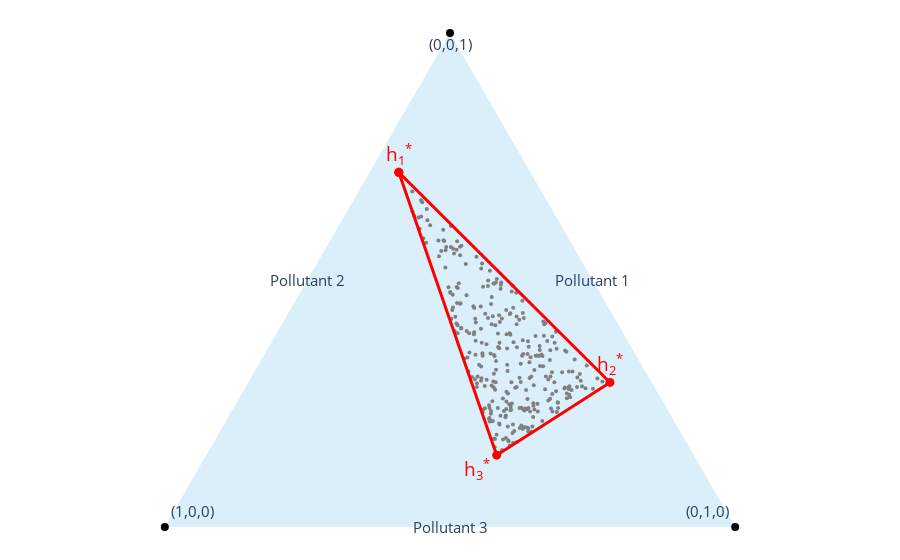

Notebook code for this chart:
### Code cell
fig2d = go.Figure()

# fill the entire canonical simplex
fig2d.add_trace(go.Scatter(
    x=[p1[0], p2[0], p3[0], p1[0]],
    y=[p1[1], p2[1], p3[1], p1[1]],
    mode="lines",
    fill="toself", fillcolor=plane_color,
    opacity=0.22,
    line=dict(width=0, color=plane_color),
    hoverinfo="skip", showlegend=False,
))

# # light grey outline
# fig2d.add_trace(go.Scatter(
#     x=[p1[0], p2[0], p3[0], p1[0]],
#     y=[p1[1], p2[1], p3[1], p1[1]],
#     mode="lines",
#     line=dict(width=2, color="lightgrey"),
#     hoverinfo="skip", showlegend=False,
# ))

# grey points inside the simplex (expects Pts2 to exist: shape (n,2))
fig2d.add_trace(go.Scatter(
    x=Pts2[:,0], y=Pts2[:,1],
    mode="markers",
    marker=dict(size=4, color="gray"),
    hoverinfo="skip", showlegend=False,
))

# label the canonical simplex vertices
fig2d.add_trace(go.Scatter(
    x=[p1[0], p2[0], p3[0]],
    y=[p1[1], p2[1], p3[1]],
    mode="markers+text",
    marker=dict(size=8, color="black"),
    text=["(1,0,0)", "(0,1,0)", "(0,0,1)"],
    textfont=dict(size=15),
    textposition=["top right", "top left", "bottom center"],
    hoverinfo="skip", showlegend=False,
))

# triangle connecting h1*, h2*, h3* with labels (h2* placed below)
labels = [
    "h<sub>1</sub><sup>*</sup>",
    "h<sub>2</sub><sup>*</sup>",
    "h<sub>3</sub><sup>*</sup>",
]
fig2d.add_trace(go.Scatter(
    x=list(V2_2d[:,0]) + [V2_2d[0,0]],
    y=list(V2_2d[:,1]) + [V2_2d[0,1]],
    mode="lines+markers+text",
    line=dict(width=3, color="red"),
    marker=dict(size=9, color="red"),
    text=labels + [""],                 # close the loop with an empty label
    textposition=["top center","top center","bottom left","top center"],
    textfont=dict(size=19, color="red"),
    hoverinfo="skip", showlegend=False,
    texttemplate="%{text}" 
))

fig2d.update_layout(
    paper_bgcolor='rgba(0,0,0,0)',   # page background
    plot_bgcolor='rgba(0,0,0,0)',    # plotting panel
    xaxis=dict(zeroline=False, showgrid=False, showticklabels=False),
    yaxis=dict(zeroline=False, showgrid=False, showticklabels=False),
    margin=dict(l=0, r=0, t=0, b=0, pad=0),
    scene=dict(domain=dict(x=[0,1], y=[0,1])),
    annotations=[
        dict(x=(p2[0]+p3[0])/2, y=(p2[1]+p3[1])/2, text="Pollutant 1", showarrow=False, font=dict(size=15)),
        dict(x=(p1[0]+p3[0])/2, y=(p1[1]+p3[1])/2, text="Pollutant 2", showarrow=False, font=dict(size=15)),
        dict(x=(p1[0]+p2[0])/2, y=(p1[1]+p2[1])/2, text="Pollutant 3", showarrow=False, font=dict(size=15)),
    ]
)
fig2d.update_yaxes(scaleanchor="x", scaleratio=1)

# fig2d.write_image("projection.pdf", width=500, height=500)

### Figure 1 — Plotly figure (JSON) as saved in the notebook; plotly's stock layout.template omitted (floating-point values rounded to 4 significant figures; data arrays with more than 128 entries replaced by an {"elided": "..."} marker saying what was removed)
{"data": [{"fill": "toself", "fillcolor": "#56B4E9", "hoverinfo": "skip", "line": {"color": "#56B4E9", "width": 0}, "mode": "lines", "opacity": 0.22, "showlegend": false, "type": "scatter", "x": [0, 1, 0.5, 0], "y": [0, 0, 0.866, 0]}, {"hoverinfo": "skip", "marker": {"color": "gray", "size": 4}, "mode": "markers", "showlegend": false, "type": "scatter", "x": {"elided": "300 float values"}, "y": {"elided": "300 float values"}}, {"hoverinfo": "skip", "marker": {"color": "black", "size": 8}, "mode": "markers+text", "showlegend": false, "text": ["(1,0,0)", "(0,1,0)", "(0,0,1)"], "textfont": {"size": 15}, "textposition": ["top right", "top left", "bottom center"], "type": "scatter", "x": [0, 1, 0.5], "y": [0, 0, 0.866]}, {"hoverinfo": "skip", "line": {"color": "red", "width": 3}, "marker": {"color": "red", "size": 9}, "mode": "lines+markers+text", "showlegend": false, "text": ["h<sub>1</sub><sup>*</sup>", "h<sub>2</sub><sup>*</sup>", "h<sub>3</sub><sup>*</sup>", ""], "textfont": {"color": "red", "size": 19}, "textposition": ["top center", "top center", "bottom left", "top center"], "texttemplate": "%{text}", "type": "scatter", "x": [0.4103, 0.7805, 0.5818, 0.4103], "y": [0.6218, 0.2535, 0.126, 0.6218]}], "layout": {"annotations": [{"font": {"size": 15}, "showarrow": false, "text": "Pollutant 1", "x": 0.75, "y": 0.433}, {"font": {"size": 15}, "showarrow": false, "text": "Pollutant 2", "x": 0.25, "y": 0.433}, {"font": {"size": 15}, "showarrow": false, "text": "Pollutant 3", "x": 0.5, "y": 0}], "margin": {"b": 0, "l": 0, "pad": 0, "r": 0, "t": 0}, "paper_bgcolor": "rgba(0,0,0,0)", "plot_bgcolor": "rgba(0,0,0,0)", "scene": {"domain": {"x": [0, 1], "y": [0, 1]}}, "xaxis": {"showgrid": false, "showticklabels": false, "zeroline": false}, "yaxis": {"scaleanchor": "x", "scaleratio": 1, "showgrid": false, "showticklabels": false, "zeroline": false}}}
